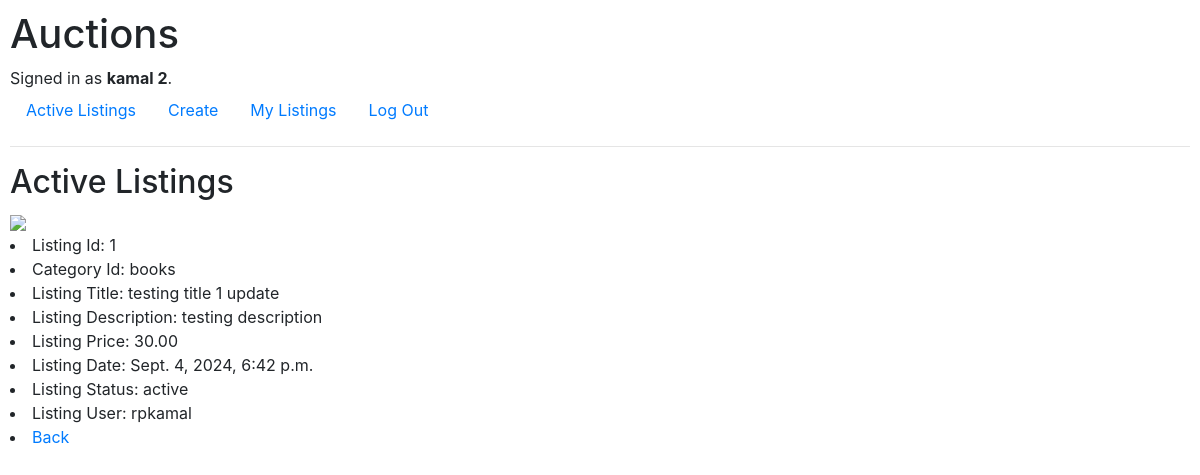
Screenshot of /1 (signed in) with the database file from the repository.
### auctions/models.py (models this page shows, shortened)
class Users(AbstractUser):
    pass

class Listings(models.Model):
    STATUS_CHOICES = [
        ('active', 'Active'),
        ('draft', 'Draft'),
        ('closed', 'Closed'),
        ('deleted', 'Deleted'),
    ]
    id = models.IntegerField(primary_key=True)
    category_id = models.ForeignKey(Categories, null=False, on_delete=models.CASCADE)
    title = models.CharField(max_length=225, unique=True, null=False)
    description = models.TextField(null=False)
    listing_price = models.DecimalField(max_digits=5, decimal_places=2, null=False)
    datetime_added = models.DateTimeField(default= dt.now, editable=False) #or use auto_now_add=True for default dt
    added_by_user_id = models.ForeignKey(Users, null=False, on_delete=models.CASCADE)
    status = models.CharField(max_length=8, choices=STATUS_CHOICES, default= 'active')
    class Meta:
        pass

class Categories(models.Model):
    category = models.CharField(max_length=32, unique=True, null=False)
    def __str__(self):
        return f"{self.category}"

### auctions/views.py (the view)
# urls.py: path("<int:listing_id>", views.listing_view, name="listing_view"),
def listing_view(request, listing_id):
    print(listing_id)
    try:
        listing = Listings.objects.get(id = listing_id)
        image = Images.objects.get(listing_id = listing)
        return render(request, "auctions/listing_view.html", {
            "listing": listing,
            "image": image.image
            })
    except Listings.DoesNotExist:
        return render(request, "auctions/listing_view.html", {
                "message": "Listing not found!"
            })

### auctions/templates/auctions/listing_view.html
{% extends "auctions/layout.html" %}
{% block body %}
<div>
    <h2>Active Listings</h2>
    <img src="{{ image.url}}" width="100">
    <li>Listing Id: {{ listing.id }}</li>
    <li>Category Id: {{ listing.category_id }}</li>
    <li>Listing Title: {{ listing.title }}</li>
    <li>Listing Description: {{ listing.description }}</li>
    <li>Listing Price: {{ listing.listing_price }}</li>
    <li>Listing Date: {{ listing.datetime_added }}</li>
    <li>Listing Status: {{ listing.status }}</li>
    <li>Listing User: {{ listing.added_by_user_id }}{{ user }}</li>
    {% if user.is_authenticated and listing.added_by_user_id == user %}
    <li><a href="{% url 'auctions:listing_edit' listing.id %}">Edit</a></li>
    <li><a href="{% url 'auctions:index' %}">Back</a></li>
    {% else %}
        <li><a href="{% url 'auctions:index' %}">Back</a></li>
    {% endif %}
</div>
{% endblock %}

### auctions/templates/auctions/layout.html (shortened to what this page needs)
{% load static %}
<!DOCTYPE html>
<html lang="en">
    <head>
        <link rel="stylesheet" href="https://stackpath.bootstrapcdn.com/bootstrap/4.4.1/css/bootstrap.min.css">
        <link href="{% static 'auctions/styles.css' %}" rel="stylesheet">
    </head>
    <body>
        <h1>Auctions</h1>
        <div>
            {% if user.is_authenticated %}
                Signed in as <strong>{{ user.username }} {{ user.id }}</strong>.
            {% else %}
                Not signed in.
            {% endif %}
        </div>
        <ul class="nav">
            <li class="nav-item">
                <a class="nav-link" href="{% url 'auctions:index' %}">Active Listings</a>
            </li>
            {% if user.is_authenticated %}
            <li class="nav-item">
                <a class="nav-link" href="{% url 'auctions:listing_new' %}">Create</a>
            </li>
            <li class="nav-item">
                    <a class="nav-link" href="{% url 'auctions:my_listings' %}">My Listings</a>
                </li>
                <li class="nav-item">
                    <a class="nav-link" href="{% url 'auctions:logout' %}">Log Out</a>
                </li>
            {% endif %}
        </ul>
        <hr>
        {% block body %}
        {% endblock %}
    </body>
</html>

### auctions/static/auctions/styles.css (style rules this page uses)
body { padding: 10px; }

### rows the page displays
Users: username "kamal", id "2"
Listings: id "1", category_id "books", title "testing title 1 update", description "testing description", listing_price "30.00", datetime_added "Sept. 4, 2024, 6:42 p.m.", status "active", added_by_user_id "rp"
